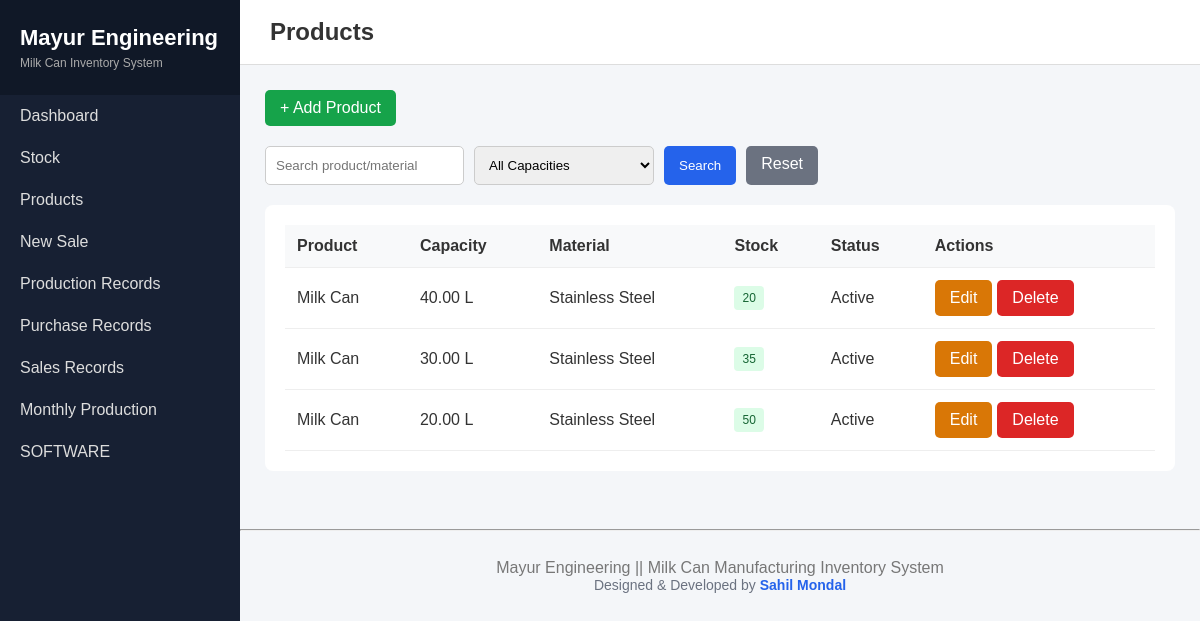
The app's page /milk-can-inventory/products/index.php with its own data.
### tables this page shows
CREATE TABLE products (
    id INT UNSIGNED AUTO_INCREMENT PRIMARY KEY,
    product_name VARCHAR(100) NOT NULL,
    capacity DECIMAL(10,2) NOT NULL,
    material VARCHAR(50) NOT NULL,
    price DECIMAL(10,2) NOT NULL DEFAULT 0.00,
    stock_quantity INT NOT NULL DEFAULT 0,
    minimum_stock INT NOT NULL DEFAULT 5,
    status TINYINT(1) NOT NULL DEFAULT 1,
    created_at TIMESTAMP DEFAULT CURRENT_TIMESTAMP,
    updated_at TIMESTAMP DEFAULT CURRENT_TIMESTAMP
        ON UPDATE CURRENT_TIMESTAMP
);

### milk-can-inventory/products/index.php (the view, shortened to what this page needs)
<?php
require_once '../config/database.php';
$pageTitle = 'Products';
$search = trim($_GET['search'] ?? '');
$sql = "
    SELECT *
    FROM products
    WHERE status = 1
";
$params = [];
$sql .= " ORDER BY id DESC";
$stmt = $pdo->prepare($sql);
$stmt->execute($params);
$products = $stmt->fetchAll();
include '../includes/header.php';
?>
<div class="actions" style="margin-bottom:20px;">
    <a href="create.php" class="btn btn-success">
        + Add Product
    </a>
</div>
<form class="search-form" method="GET">
    <input
        type="text"
        name="search"
        class="form-control"
        placeholder="Search product/material"
        value="<?= htmlspecialchars($search) ?>"
    >
    <select name="capacity" class="form-control">
        <option value="">All Capacities</option>
    </select>
    <button class="btn">
        Search
    </button>
    <a href="index.php" class="btn btn-secondary">
        Reset
    </a>
</form>
<div class="table-box">
<table>
<tr>
    <th>Product</th>
    <th>Capacity</th>
    <th>Material</th>
    <th>Stock</th>
    <th>Status</th>
    <th>Actions</th>
</tr>
<?php foreach ($products as $product): ?>
<tr>
    <td><?= htmlspecialchars($product['product_name']) ?></td>
    <td><?= $product['capacity'] ?> L</td>
    <td><?= htmlspecialchars($product['material']) ?></td>
    <td>
        <?php if ($product['stock_quantity'] <= $product['minimum_stock']): ?>
            <span class="badge badge-danger">
                <?= $product['stock_quantity'] ?>
            </span>
        <?php else: ?>
            <span class="badge badge-success">
                <?= $product['stock_quantity'] ?>
            </span>
        <?php endif; ?>
    </td>
    <td>Active</td>
    <td>
        <div class="actions">
            <a
                href="edit.php?id=<?= $product['id'] ?>"
                class="btn btn-warning"
            >
                Edit
            </a>
            <a
                href="delete.php?id=<?= $product['id'] ?>"
                class="btn btn-danger"
                onclick="return confirm('Delete this product?')"
            >
                Delete
            </a>
        </div>
    </td>
</tr>
<?php endforeach; ?>
</table>
</div>
<?php include '../includes/footer.php'; ?>

### milk-can-inventory/includes/header.php (shortened to what this page needs)
<!DOCTYPE html>
<html lang="en">
<head>
    <link rel="stylesheet" href="/Me Software/milk-can-inventory/assets/css/style.css">
</head>
<body>
<div class="layout">
<?php include __DIR__ . '/sidebar.php'; ?>
<div class="main-content">
<header class="topbar">
    <h2><?= htmlspecialchars($pageTitle) ?></h2>
</header>
<main class="container">

### milk-can-inventory/includes/sidebar.php
<aside class="sidebar">
    <div class="logo">
        Mayur Engineering
        <small>Milk Can Inventory System</small>
    </div>
    <nav>
        <a href="/ME SOFTWARE/milk-can-inventory/index.php">
            Dashboard
        </a>
        <a href="/ME SOFTWARE/milk-can-inventory/stock/index.php">
            Stock
        </a>
        <a href="/ME SOFTWARE/milk-can-inventory/products/index.php">
            Products
        </a>
        <a href="/ME SOFTWARE/milk-can-inventory/sales/create.php">
            New Sale
        </a>
        <a href="/ME SOFTWARE/milk-can-inventory/production/index.php">
            Production Records
        </a>
        <a href="/ME SOFTWARE/milk-can-inventory/purchases/index.php">
            Purchase Records
        </a>
        <a href="/ME SOFTWARE/milk-can-inventory/sales/index.php">
            Sales Records
        </a>
        <a href="/ME SOFTWARE/milk-can-inventory/reports/production.php">
            Monthly Production
        </a>
        <a href="/ME SOFTWARE/">
            SOFTWARE
        </a>
    </nav>
</aside>

### milk-can-inventory/includes/footer.php (shortened to what this page needs)
</main>
<hr>
<footer class="footer">
    Mayur Engineering || Milk Can Manufacturing Inventory System
<br>
<div class="footer-credit">
    Designed & Developed by <a href="https://www.linkedin.com/in/igmsahil" target="_blank" rel="noopener noreferrer">Sahil Mondal</a>
</div>
</footer>
</div>
</div>
</body>
</html>

### milk-can-inventory/assets/css/style.css (style rules this page uses)
* { box-sizing: border-box; }
body { margin: 0; font-family: Arial, sans-serif; background: #f4f6f9; color: #333; }
.layout { display: flex; min-height: 100vh; }
.sidebar { width: 240px; background: #172033; color: white; min-height: 100vh; position: fixed; left: 0; top: 0; bottom: 0; }
.logo { font-size: 22px; font-weight: bold; padding: 25px 20px; background: #101827; }
.logo small { display: block; font-size: 12px; font-weight: normal; color: #aaa; margin-top: 5px; }
.sidebar nav a { display: block; padding: 12px 20px; color: #ddd; text-decoration: none; }
.main-content { margin-left: 240px; width: calc(100% - 240px); }
.topbar { background: white; padding: 18px 30px; border-bottom: 1px solid #ddd; }
.topbar h2 { margin: 0; }
.container { padding: 25px; }
.footer { padding: 20px 25px; color: #777; text-align: center; }
.table-box { background: white; padding: 20px; border-radius: 8px; margin-bottom: 25px; overflow-x: auto; }
table { width: 100%; border-collapse: collapse; }
th, td { padding: 12px; border-bottom: 1px solid #eee; text-align: left; }
th { background: #f8f9fa; }
.form-control { width: 100%; padding: 10px; border: 1px solid #ccc; border-radius: 5px; }
.btn { display: inline-block; padding: 9px 15px; border: none; border-radius: 5px; text-decoration: none; cursor: pointer; color: white; background: #2563eb; }
.btn-success { background: #16a34a; }
.btn-danger { background: #dc2626; }
.btn-warning { background: #d97706; }
.btn-secondary { background: #6b7280; }
.actions { display: flex; gap: 5px; flex-wrap: wrap; }
.badge { display: inline-block; padding: 5px 8px; border-radius: 4px; font-size: 12px; }
.badge-success { background: #dcfce7; color: #166534; }
.search-form { display: flex; gap: 10px; flex-wrap: wrap; margin-bottom: 20px; }
.search-form .form-control { width: auto; min-width: 180px; }

### milk-can-inventory/includes/footer.php (style rules this page uses)
.footer-credit { color: #6b7280; font-size: 14px; }
.footer-credit a { color: #2563eb; font-weight: 600; text-decoration: none; transition: 0.2s ease; }

### records on screen
products: product_name "Milk Can", capacity "40.00", material "Stainless Steel", stock_quantity "20"
products: product_name "Milk Can", capacity "30.00", material "Stainless Steel", stock_quantity "35"
products: product_name "Milk Can", capacity "20.00", material "Stainless Steel", stock_quantity "50"

### other values on screen
$pageTitle "Products"
